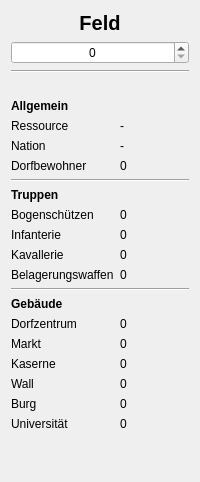
      <widget class="QWidget" name="fields_tab">
       <attribute name="title">
        <string>Fields</string>
       </attribute>
       <layout class="QVBoxLayout" name="verticalLayout_3">
        <item>
         <widget class="QLabel" name="field_select_title">
          <property name="font">
           <font>
            <pointsize>15</pointsize>
            <weight>75</weight>
            <bold>true</bold>
           </font>
          </property>
          <property name="text">
           <string>Feld</string>
          </property>
          <property name="alignment">
           <set>Qt::AlignCenter</set>
          </property>
         </widget>
        </item>
        <item>
         <widget class="QSpinBox" name="field_select_spinBox">
          <property name="alignment">
           <set>Qt::AlignCenter</set>
          </property>
          <property name="maximum">
           <number>500</number>
          </property>
         </widget>
        </item>
        <item>
         <widget class="Line" name="line_2">
          <property name="orientation">
           <enum>Qt::Horizontal</enum>
          </property>
         </widget>
        </item>
        <item>
         <spacer name="verticalSpacer_3">
          <property name="orientation">
           <enum>Qt::Vertical</enum>
          </property>
          <property name="sizeType">
           <enum>QSizePolicy::Fixed</enum>
          </property>
          <property name="sizeHint" stdset="0">
           <size>
            <width>20</width>
            <height>20</height>
           </size>
          </property>
         </spacer>
        </item>
        <item>
         <layout class="QGridLayout" name="gridLayout">
          <item row="12" column="0">
           <widget class="QLabel" name="label_24">
            <property name="text">
             <string>Dorfzentrum</string>
            </property>
           </widget>
          </item>
          <item row="8" column="0">
           <widget class="QLabel" name="label_11">
            <property name="text">
             <string>Kavallerie</string>
            </property>
           </widget>
          </item>
          <item row="14" column="1">
           <widget class="QLabel" name="field_barracks_amount_label">
            <property name="text">
             <string>0</string>
            </property>
           </widget>
          </item>
          <item row="2" column="1">
           <widget class="QLabel" name="field_nation_label">
            <property name="text">
             <string>-</string>
            </property>
           </widget>
          </item>
          <item row="8" column="1">
           <widget class="QLabel" name="field_cavalry_amount_label">
            <property name="text">
             <string>0</string>
            </property>
           </widget>
          </item>
          <item row="17" column="0">
           <widget class="QLabel" name="label_27">
            <property name="text">
             <string>Universität</string>
            </property>
           </widget>
          </item>
          <item row="7" column="1">
           <widget class="QLabel" name="field_infantry_amount_label">
            <property name="text">
             <string>0</string>
            </property>
           </widget>
          </item>
          <item row="4" column="0" colspan="2">
           <widget class="Line" name="line_3">
            <property name="orientation">
             <enum>Qt::Horizontal</enum>
            </property>
           </widget>
          </item>
          <item row="13" column="1">
           <widget class="QLabel" name="field_market_amount_label">
            <property name="text">
             <string>0</string>
            </property>
           </widget>
          </item>
          <item row="2" column="0">
           <widget class="QLabel" name="label_4">
            <property name="text">
             <string>Nation</string>
            </property>
           </widget>
          </item>
          <item row="1" column="1">
           <widget class="QLabel" name="field_ressource_label">
            <property name="text">
             <string>-</string>
            </property>
           </widget>
          </item>
          <item row="11" column="0">
           <widget class="QLabel" name="label_21">
            <property name="font">
             <font>
              <weight>75</weight>
              <bold>true</bold>
             </font>
            </property>
            <property name="text">
             <string>Gebäude</string>
            </property>
           </widget>
          </item>
          <item row="1" column="0">
           <widget class="QLabel" name="label_3">
            <property name="text">
             <string>Ressource</string>
            </property>
           </widget>
          </item>
          <item row="14" column="0">
           <widget class="QLabel" name="label_23">
            <property name="text">
             <string>Kaserne</string>
            </property>
           </widget>
          </item>
          <item row="6" column="0">
           <widget class="QLabel" name="label_10">
            <property name="text">
             <string>Bogenschützen</string>
            </property>
           </widget>
          </item>
          <item row="3" column="1">
           <widget class="QLabel" name="field_villager_amount_label">
            <property name="text">
             <string>0</string>
            </property>
           </widget>
          </item>
          <item row="0" column="0">
           <widget class="QLabel" name="label_2">
            <property name="font">
             <font>
              <weight>75</weight>
              <bold>true</bold>
             </font>
            </property>
            <property name="text">
             <string>Allgemein</string>
            </property>
           </widget>
          </item>
          <item row="3" column="0">
           <widget class="QLabel" name="label_52">
            <property name="text">
             <string>Dorfbewohner</string>
            </property>
           </widget>
          </item>
          <item row="5" column="0">
           <widget class="QLabel" name="label_8">
            <property name="font">
             <font>
              <weight>75</weight>
              <bold>true</bold>
             </font>
            </property>
            <property name="text">
             <string>Truppen</string>
            </property>
           </widget>
          </item>
          <item row="15" column="0">
           <widget class="QLabel" name="label_22">
            <property name="text">
             <string>Wall</string>
            </property>
           </widget>
          </item>
          <item row="13" column="0">
           <widget class="QLabel" name="label_25">
            <property name="text">
             <string>Markt</string>
            </property>
           </widget>
          </item>
          <item row="12" column="1">
           <widget class="QLabel" name="field_towncenter_amount_label">
            <property name="text">
             <string>0</string>
            </property>
           </widget>
          </item>
          <item row="9" column="1">
           <widget class="QLabel" name="field_siege_amount_label">
            <property name="text">
             <string>0</string>
            </property>
           </widget>
          </item>
          <item row="15" column="1">
           <widget class="QLabel" name="field_wall_amount_label">
            <property name="text">
             <string>0</string>
            </property>
           </widget>
          </item>
          <item row="17" column="1">
           <widget class="QLabel" name="field_university_amount_label">
            <property name="text">
             <string>0</string>
            </property>
           </widget>
          </item>
          <item row="16" column="0">
           <widget class="QLabel" name="label_26">
            <property name="text">
             <string>Burg</string>
            </property>
           </widget>
          </item>
          <item row="9" column="0">
           <widget class="QLabel" name="label_12">
            <property name="text">
             <string>Belagerungswaffen</string>
            </property>
           </widget>
          </item>
          <item row="7" column="0">
           <widget class="QLabel" name="label_9">
            <property name="text">
             <string>Infanterie</string>
            </property>
           </widget>
          </item>
          <item row="16" column="1">
           <widget class="QLabel" name="field_castle_amount_label">
            <property name="text">
             <string>0</string>
            </property>
           </widget>
          </item>
          <item row="6" column="1">
           <widget class="QLabel" name="field_archer_amount_label">
            <property name="text">
             <string>0</string>
            </property>
           </widget>
          </item>
          <item row="10" column="0" colspan="2">
           <widget class="Line" name="line_4">
            <property name="orientation">
             <enum>Qt::Horizontal</enum>
            </property>
           </widget>
          </item>
         </layout>
        </item>
        <item>
         <spacer name="verticalSpacer_4">
          <property name="orientation">
           <enum>Qt::Vertical</enum>
          </property>
          <property name="sizeHint" stdset="0">
           <size>
            <width>20</width>
            <height>40</height>
           </size>
          </property>
         </spacer>
        </item>
       </layout>
      </widget>
